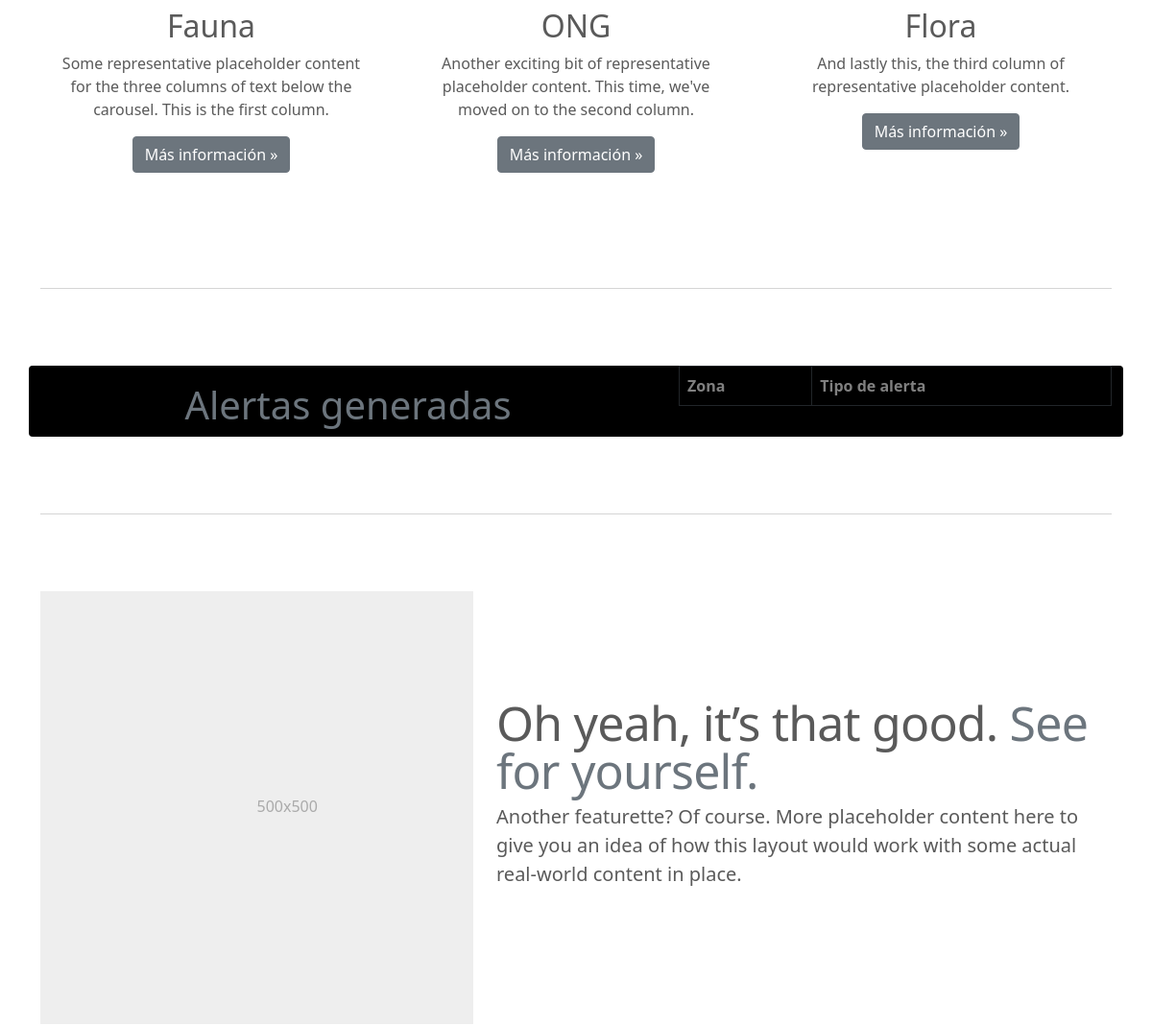
The app's page / (middle part), older data.
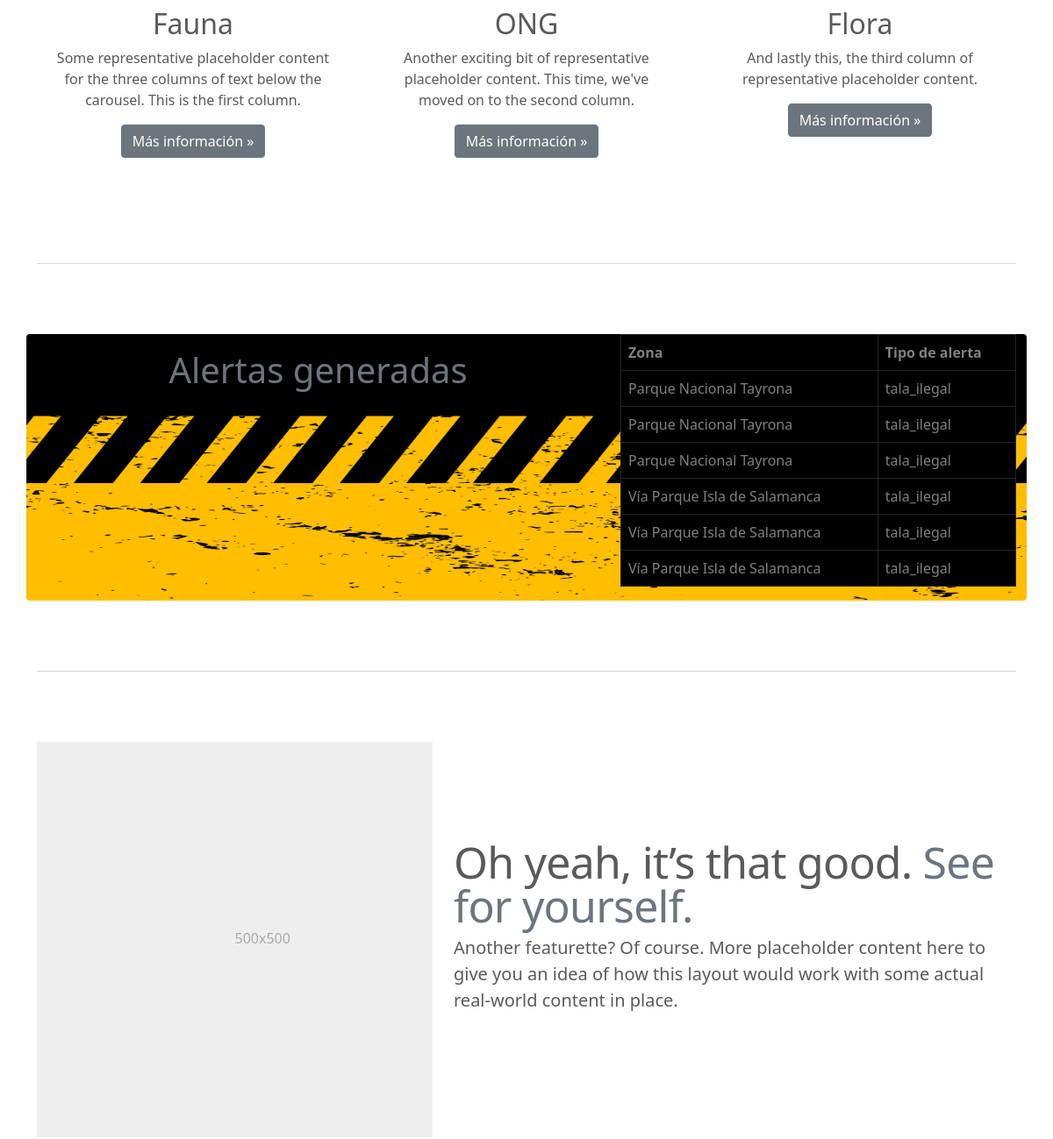
The same page, newer data.
### zonas/models.py (models this page shows)
class Alerta(models.Model):
    tipo_alerta = models.CharField(max_length=30)
    usuario = models.DecimalField(max_digits=10, decimal_places=0)
    fecha = models.DateField()
    zona = models.ForeignKey(
        Zona_protegida, on_delete=models.CASCADE, blank=True, null=True)

class Zona_protegida(models.Model):
    nombre = models.CharField(max_length=45)
    descripcion = models.TextField()
    caracteristicas = models.TextField()
    municipio = models.ForeignKey(Municipio, on_delete=models.CASCADE, null=True, blank=True)
    latitud = models.DecimalField(max_digits=20, decimal_places=10)
    longitud = models.DecimalField(max_digits=20, decimal_places=10)
    geojson = models.FileField(upload_to=geojson_upload_handler, blank=True, null=True)
    image = models.ImageField(upload_to=image_upload_handler, blank=True, null=True)
    slug = models.SlugField(unique=True, blank=True, null=True)
    def __str__(self):
        return self.nombre

### zonas/views.py (the view)
# urls.py: path('', index, name="index"),
def index(request):
    alert = Alerta.objects.all()
    data = {'title': 'Sabumafu', 'alert' : alert}
    return render(request, 'zonas/index.html', data)

### templates/zonas/index.html (shortened to what this page needs)
{% extends 'home.html' %}
{% load static %}
{% block header %}
<link href='{% static "css/carousel.css" %}' rel="stylesheet">
<link href='{% static "css/danger.css" %}' rel="stylesheet">
{% endblock %}
{% block contenido %}
<main>
    <div class="container marketing">
        <div class="row">
            <div class="col-lg-4">
                <br> <br>
                <h2>Fauna</h2>
                <p>Some representative placeholder content for the three columns of text below the carousel. This is the
                    first column.</p>
                <p><a class="btn btn-secondary" href="#">Más información &raquo;</a></p>
            </div>
            <div class="col-lg-4">
                <br> <br>
                <h2>ONG</h2>
                <p>Another exciting bit of representative placeholder content. This time, we've moved on to the second
                    column.</p>
                <p><a class="btn btn-secondary" href="#">Más información &raquo;</a></p>
            </div>
            <div class="col-lg-4">
                <br> <br>
                <h2>Flora</h2>
                <p>And lastly this, the third column of representative placeholder content.</p>
                <p><a class="btn btn-secondary" href="#">Más información &raquo;</a></p>
            </div>
        </div>
        <hr class="featurette-divider">
        <div class="row featurette rounded " id="danger_bk" >
            <div class="col-md-7">
                <div class="card text-center pt-3" style="background-color: black;">
                <h1 class="text-secondary">Alertas generadas</h1>
                </div>
            </div>
            <div class="col-md-5">
                <div class="table-responsive">
                    <table class="table table-bordered border-dark text-white-50" style="background-color: black;">
                    <tr>
                        <th>Zona</th>
                        <th>Tipo de alerta</th>
                    </tr>
                    {% for row in alert %}
                        <tr>
                            <td>
                                {{row.zona}}
                            </td>
                            <td>
                                {{row.tipo_alerta}}
                            </td>
                        </tr>
                    {% endfor %}
                </table>
                </div>
            </div>
        </div>
        <hr class="featurette-divider">
        <div class="row featurette">
            <div class="col-md-7 order-md-2">
                <h2 class="featurette-heading">Oh yeah, it’s that good. <span class="text-muted">See for
                        yourself.</span></h2>
                <p class="lead">Another featurette? Of course. More placeholder content here to give you an idea of how
                    this layout would work with some actual real-world content in place.</p>
            </div>
            <div class="col-md-5 order-md-1">
                <svg class="bd-placeholder-img bd-placeholder-img-lg featurette-image img-fluid mx-auto" width="500"
                    height="500" xmlns="http://www.w3.org/2000/svg" role="img" aria-label="Placeholder: 500x500"
                    preserveAspectRatio="xMidYMid slice" focusable="false">
                    <rect width="100%" height="100%" fill="#eee" /><text x="50%" y="50%" fill="#aaa"
                        dy=".3em">500x500</text>
                </svg>
            </div>
        </div>
    </div>
</main>
{% endblock %}

Row changes from the older to the newer data that the page shows:
added Alerta: zona "Parque Nacional Tayrona", tipo_alerta "tala_ilegal"
added Alerta: zona "Parque Nacional Tayrona", tipo_alerta "tala_ilegal"
added Alerta: zona "Parque Nacional Tayrona", tipo_alerta "tala_ilegal"
added Alerta: zona "Vía Parque Isla de Salamanca", tipo_alerta "tala_ilegal"
added Alerta: zona "Vía Parque Isla de Salamanca", tipo_alerta "tala_ilegal"
added Alerta: zona "Vía Parque Isla de Salamanca", tipo_alerta "tala_ilegal"
